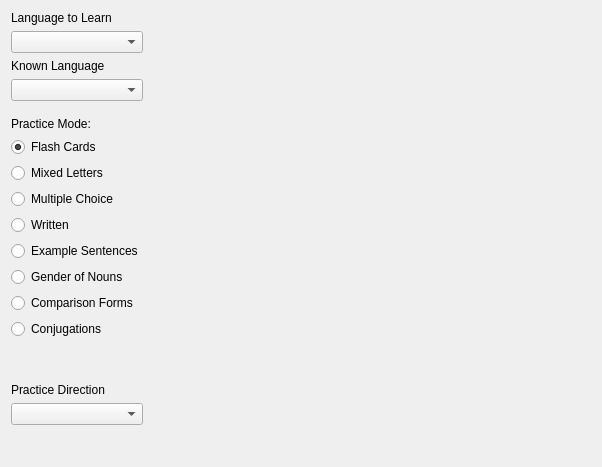
<?xml version="1.0" encoding="UTF-8"?>
<ui version="4.0">
 <class>StatisticsMainWindow</class>
 <widget class="QWidget" name="StatisticsMainWindow">
  <property name="geometry">
   <rect>
    <x>0</x>
    <y>0</y>
    <width>602</width>
    <height>467</height>
   </rect>
  </property>
  <property name="sizePolicy">
   <sizepolicy hsizetype="Preferred" vsizetype="Preferred">
    <horstretch>0</horstretch>
    <verstretch>0</verstretch>
   </sizepolicy>
  </property>
  <layout class="QGridLayout" name="gridLayout">
   <item row="0" column="0">
    <widget class="QLabel" name="label">
     <property name="text">
      <string>Language to Learn</string>
     </property>
    </widget>
   </item>
   <item row="1" column="0">
    <widget class="QComboBox" name="learnedLanguage"/>
   </item>
   <item row="0" column="1" rowspan="18">
    <widget class="LessonStatisticsView" name="lessonStatistics" native="true">
     <property name="sizePolicy">
      <sizepolicy hsizetype="Expanding" vsizetype="Expanding">
       <horstretch>0</horstretch>
       <verstretch>0</verstretch>
      </sizepolicy>
     </property>
    </widget>
   </item>
   <item row="2" column="0">
    <widget class="QLabel" name="label_3">
     <property name="text">
     <string>Known Language</string>
     </property>
    </widget>
   </item>
   <item row="3" column="0">
    <widget class="QComboBox" name="knownLanguage"/>
   </item>
   <item row="4" column="0">
    <spacer name="verticalSpacer_2">
     <property name="orientation">
      <enum>Qt::Vertical</enum>
     </property>
     <property name="sizeType">
      <enum>QSizePolicy::Fixed</enum>
     </property>
     <property name="sizeHint" stdset="0">
      <size>
       <width>20</width>
       <height>10</height>
      </size>
     </property>
    </spacer>
   </item>
   <item row="5" column="0">
    <widget class="QLabel" name="label_2">
     <property name="text">
      <string>Practice Mode:</string>
     </property>
    </widget>
   </item>
   <item row="6" column="0">
    <widget class="QRadioButton" name="flashCard">
     <property name="text">
      <string>Flash Cards</string>
     </property>
     <property name="checked">
      <bool>true</bool>
     </property>
    </widget>
   </item>
   <item row="7" column="0">
    <widget class="QRadioButton" name="mixedLetters">
     <property name="text">
      <string>Mixed Letters</string>
     </property>
    </widget>
   </item>
   <item row="8" column="0">
    <widget class="QRadioButton" name="multipleChoice">
     <property name="text">
      <string>Multiple Choice</string>
     </property>
    </widget>
   </item>
   <item row="9" column="0">
    <widget class="QRadioButton" name="written">
     <property name="text">
      <string>Written</string>
     </property>
    </widget>
   </item>
   <item row="10" column="0">
    <widget class="QRadioButton" name="exampleSentence">
     <property name="enabled">
      <bool>true</bool>
     </property>
     <property name="text">
      <string>Example Sentences</string>
     </property>
    </widget>
   </item>
   <item row="11" column="0">
    <widget class="QRadioButton" name="gender">
     <property name="enabled">
      <bool>true</bool>
     </property>
     <property name="text">
      <string>Gender of Nouns</string>
     </property>
    </widget>
   </item>
   <item row="12" column="0">
    <widget class="QRadioButton" name="comparisonForms">
     <property name="enabled">
      <bool>true</bool>
     </property>
     <property name="text">
      <string>Comparison Forms</string>
     </property>
    </widget>
   </item>
   <item row="13" column="0">
    <widget class="QRadioButton" name="conjugations">
     <property name="enabled">
      <bool>true</bool>
     </property>
     <property name="text">
      <string>Conjugations</string>
     </property>
    </widget>
   </item>
   <item row="14" column="0">
    <layout class="QHBoxLayout" name="horizontalLayout">
     <item>
      <spacer name="horizontalSpacer">
       <property name="orientation">
        <enum>Qt::Horizontal</enum>
       </property>
       <property name="sizeType">
        <enum>QSizePolicy::Fixed</enum>
       </property>
       <property name="sizeHint" stdset="0">
        <size>
         <width>20</width>
         <height>20</height>
        </size>
       </property>
      </spacer>
     </item>
     <item>
      <widget class="QWidget" name="modeSpecificOptions" native="true">
       <property name="sizePolicy">
        <sizepolicy hsizetype="Preferred" vsizetype="Expanding">
         <horstretch>0</horstretch>
         <verstretch>0</verstretch>
        </sizepolicy>
       </property>
       <property name="maximumSize">
        <size>
         <width>200</width>
         <height>16777215</height>
        </size>
       </property>
      </widget>
     </item>
    </layout>
   </item>
   <item row="15" column="0">
    <widget class="QLabel" name="label3">
     <property name="text">
      <string>Practice Direction</string>
     </property>
    </widget>
   </item>
   <item row="16" column="0">
    <widget class="QComboBox" name="practiceMode2"/>
   </item>
   <item row="17" column="0">
    <spacer name="verticalSpacer">
     <property name="orientation">
      <enum>Qt::Vertical</enum>
     </property>
     <property name="sizeHint" stdset="0">
      <size>
       <width>20</width>
       <height>0</height>
      </size>
     </property>
    </spacer>
   </item>
  </layout>
 </widget>
 <customwidgets>
  <customwidget>
   <class>LessonStatisticsView</class>
   <extends>QWidget</extends>
   <header>statistics/lessonstatistics.h</header>
   <container>1</container>
  </customwidget>
 </customwidgets>
 <resources/>
 <connections/>
</ui>
